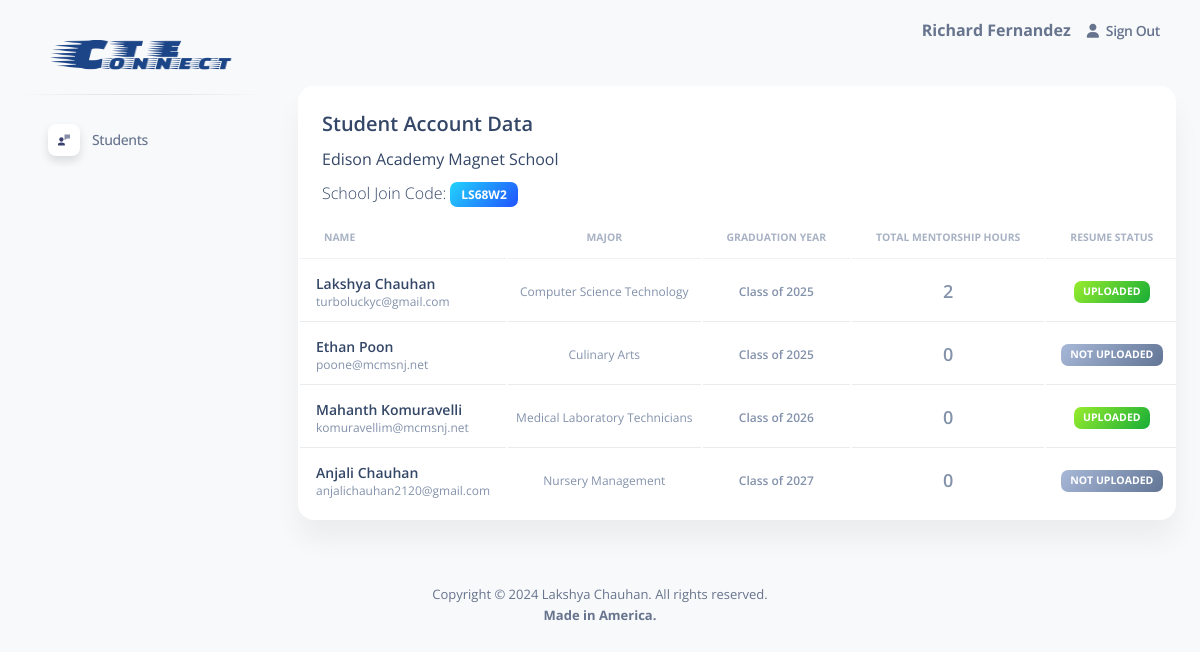
Page /students/ (signed in) on the committed database.
### cte/models.py (models this page shows, shortened)
class School(models.Model):
    name = models.CharField(max_length=100)
    zip = models.CharField(max_length=5)
    join_code = models.CharField(max_length=10)
    coordinator = models.OneToOneField(User, on_delete=models.CASCADE)

class Student(models.Model):
    user = models.OneToOneField(User, on_delete=models.CASCADE)
    grad_year = models.CharField(max_length=15)
    hours = models.IntegerField(default=0)
    major = models.CharField(max_length=80)
    school = models.ForeignKey(School, on_delete=models.CASCADE, default=1)
    resume = models.FileField(upload_to='cte/static/cte/resumes/', default='cte/static/cte/resumes/ucdoiowebqicndsup.pdf')
    information = models.TextField(default="Here is where your bio goes, keep it short, you can edit it by clicking the button in the top right corner...", max_length=600)

### cte/views.py (the view)
# urls.py: path("students/", views.students, name="students"),
@login_required(login_url='/login')
def students(request):
    if not School.objects.filter(coordinator=request.user).exists():
        return HttpResponseRedirect('/dashboard')
    return render(request, 'cte/students.html', {
        "school": School.objects.get(coordinator=request.user),
        "students": Student.objects.filter(school=School.objects.get(coordinator=request.user)).order_by('grad_year', 'user__last_name', 'user__first_name'),
        "user_type": "Coordinator",
    })

### cte/templates/cte/students.html (shortened to what this page needs)
{% extends "cte/layout.html" %}
{% load static %}
{% block content %}
<div class="container-fluid py-4">
  <div class="row">
    <div class="col-12">
      <div class="card mb-4">
        <div class="card-header pb-0">
          <h5>Student Account Data</h5>
          <h6 style="font-weight: 400;">{{ school.name }}</h6>
          <h6 style="font-weight: 100;">School Join Code: <td class="align-middle text-center text-sm"><span class="badge badge-sm bg-gradient-info">{{ school.join_code }}</span></td></h6>
        </div>
        <div class="card-body px-0 pt-0 pb-2">
          <div class="table-responsive p-0">
            <table class="table align-items-center mb-0">
              <thead>
                <tr>
                  <th class="text-uppercase text-secondary text-xxs font-weight-bolder opacity-7">Name</th>
                  <th class="align-middle text-center text-uppercase text-secondary text-xxs font-weight-bolder opacity-7">Major</th>
                  <th class="align-middle text-center text-uppercase text-secondary text-xxs font-weight-bolder opacity-7">Graduation Year</th>
                  <th class="align-middle text-center text-uppercase text-secondary text-xxs font-weight-bolder opacity-7">Total Mentorship Hours</th>
                  <th class="align-middle text-center text-uppercase text-secondary text-xxs font-weight-bolder opacity-7">Resume Status</th>
                </tr>
              </thead>
              <tbody>
                {% for student in students %}
                <tr>
                  <td>
                    <div class="d-flex px-2 py-1">
                      <div class="d-flex flex-column justify-content-center">
                        <h6 class="mb-0 text-sm">{{ student.user.first_name }} {{ student.user.last_name }}</h6>
                        <p class="text-xs text-secondary mb-0">{{ student.user.email }}</p>
                      </div>
                    </div>
                  </td>
                  <td class="align-middle text-center">
                    <p class="text-xs text-secondary mb-0">{{ student.major }}</p>
                  </td>
                  <td class="align-middle text-center">
                    <span class="text-secondary text-xs font-weight-bold">{{ student.grad_year }}</span>
                  </td>
                  <td class="align-middle text-center text-lg">
                    <span class="text-secondary text-lg font-weight-bold">{{ student.hours }}</span>
                  </td>
                  <td class="align-middle text-center text-sm">
                    {% if student.resume == "cte/static/cte/resumes/ucdoiowebqicndsup.pdf" %}
                      <span class="badge badge-sm bg-gradient-secondary">Not Uploaded</span>
                    {% else %}
                      <span class="badge badge-sm bg-gradient-success">Uploaded</span>
                    {% endif %}
                  </td>
                </tr>
                {% endfor %}
              </tbody>
            </table>
          </div>
        </div>
      </div>
    </div>
  </div>
</div>
{% endblock %}

### cte/templates/cte/layout.html (shortened to what this page needs)
{% load static %}
<!DOCTYPE html>
<html lang="en">
<head>
  <link href="{% static 'cte/admin_assets/css/nucleo-icons.css' %}" rel="stylesheet" />
  <link href="{% static 'cte/admin_assets/css/nucleo-svg.css' %}" rel="stylesheet" />
  <link href="{% static 'cte/admin_assets/css/nucleo-svg.css' %}" rel="stylesheet" />
  <link id="pagestyle" href="{% static 'cte/admin_assets/css/soft-ui-dashboard.css' %}?v=1.0.7" rel="stylesheet" />
</head>
<body class="g-sidenav-show  bg-gray-100">
  <aside class="sidenav navbar navbar-vertical navbar-expand-xs border-0 border-radius-xl my-3 fixed-start ms-3 " id="sidenav-main">
    <div class="sidenav-header">
      <a class="navbar-brand m-0" href="/" target="_blank">
        <img style="width: 100%;" src="{% static 'cte/long_logo.png' %}">
      </a>
    </div>
    <hr class="horizontal dark mt-0">
    <div class="collapse navbar-collapse  w-auto " id="sidenav-collapse-main">
      <ul class="navbar-nav">
        {% if user_type == "Coordinator" %}
        <li class="nav-item">
          <a class="nav-link" href="/students/">
            <div class="icon icon-shape icon-sm shadow border-radius-md bg-white text-center me-2 d-flex align-items-center justify-content-center">
            </div>
            <span class="nav-link-text ms-1">Students</span>
          </a>
        </li>
        {% endif %}
      </ul>
    </div>
  </aside>
  <main class="main-content position-relative max-height-vh-100 h-100 border-radius-lg ">
    <nav class="navbar navbar-main navbar-expand-lg px-0 mx-4 shadow-none border-radius-xl" id="navbarBlur" navbar-scroll="true">
      <div class="container-fluid py-1 px-3">
        <div class="collapse navbar-collapse mt-sm-0 mt-2 me-md-0 me-sm-4" id="navbar">
          <div class="ms-md-auto pe-md-3 d-flex align-items-center">
            <b>{{ request.user.first_name }} {{ request.user.last_name }}</b>
          </div>
          <ul class="navbar-nav  justify-content-end">
            <li class="nav-item d-flex align-items-center">
              <a href="/logout/" class="nav-link text-body font-weight-bold px-0">
                <i class="fa fa-user me-sm-1"></i>
                <span class="d-sm-inline d-none">Sign Out</span>
              </a>
            </li>
          </ul>
        </div>
      </div>
    </nav>
    {% block content %}
    {% endblock %}
  </main>
  <footer class="footer pt-3  ">
    <div class="container-fluid">
      <div class="row align-items-center justify-content-lg-between">
        <div class="col-lg-6 mb-lg-0 mb-4" style="width:100%;">
          <div class="copyright text-center text-sm text-muted text-lg-start">
            <p style="text-align: center; font-size: small;">Copyright © <script> document.write(new Date().getFullYear()) </script> Lakshya Chauhan. All rights reserved.<br><b>Made in America.</b></p>
        </div>
      </div>
    </div>
  </footer>
</body>
</html>

### cte/static/cte/admin_assets/css/nucleo-svg.css (style rules this page uses)
.icon { display: inline-block; color: #111111; height: 1em; width: 1em; }
.icon-sm { height: 0.8em; width: 0.8em; }
.icon { fill: currentColor; stroke: none; }

### rows in the picture
School: name "Edison Academy Magnet School", join_code "LS68W2"
Student: user.first_name "Lakshya", user.last_name "Chauhan", user.email "turboluckyc@gmail.com", major "Computer Science Technology", grad_year "Class of 2025", hours "2", shows "UPLOADED"
Student: user.first_name "Ethan", user.last_name "Poon", user.email "poone@mcmsnj.net", major "Culinary Arts", grad_year "Class of 2025", hours "0", shows "NOT UPLOADED"
Student: user.first_name "Mahanth", user.last_name "Komuravelli", user.email "komuravellim@mcmsnj.net", major "Medical Laboratory Technicians", grad_year "Class of 2026", hours "0", shows "UPLOADED"
Student: user.first_name "Anjali", user.last_name "Chauhan", user.email "anjalichauhan2120@gmail.com", major "Nursery Management", grad_year "Class of 2027", hours "0", shows "NOT UPLOADED"

### other values in the picture
{{ request.user.first_name }} "Richard"
{{ request.user.last_name }} "Fernandez"
